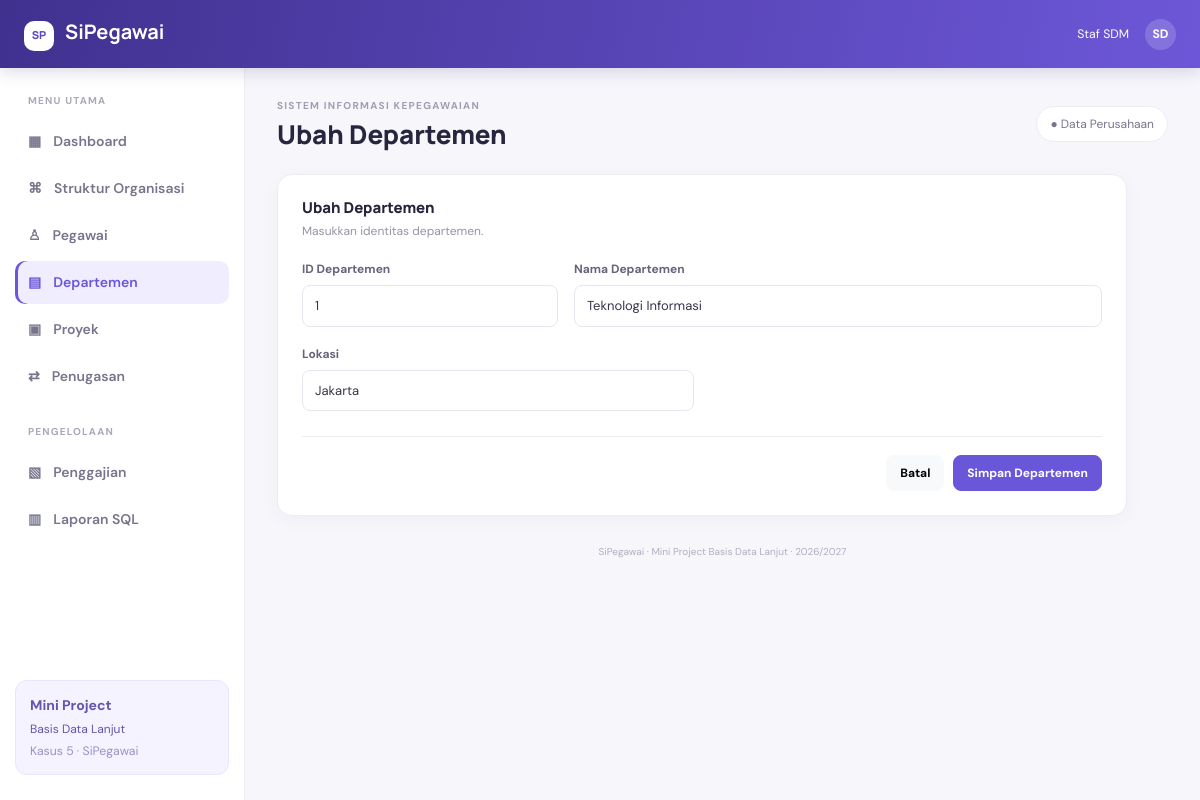
The page /index.php?page=departemen-form&id=1 on the database its author committed.
### tables this page shows
CREATE TABLE departemen (
  id_dept INT PRIMARY KEY,
  nama_dept VARCHAR(50) NOT NULL,
  lokasi VARCHAR(30)
);

### public/index.php (called while the page is built, shortened)
<?php
require_once APP_ROOT . '/app/core/Database.php';
require_once APP_ROOT . '/app/helpers.php';
require_once APP_ROOT . '/app/models/SiPegawaiModel.php';
$model = new SiPegawaiModel(Database::connection());
$page = (string)($_GET['page'] ?? 'dashboard');
$view = $page;
$data = [];
try {
    switch ($page) {
        case 'departemen-form':
            $pageTitle=isset($_GET['id'])?'Ubah Departemen':'Tambah Departemen';$id=(int)($_GET['id']??0);
            $data['department']=$id?$model->getDepartment($id):null;
            if($id && !$data['department'])throw new RuntimeException('Data departemen tidak ditemukan.');break;
    }
} catch (Throwable $e) {
    set_flash('danger',$e->getMessage());
    $page='dashboard';$view='dashboard';$pageTitle='Dashboard';$activePage='dashboard';$data=['stats'=>$model->dashboardData()];
}
extract($data, EXTR_SKIP);
require APP_ROOT . '/app/views/pages/' . $view . '.php';
require APP_ROOT . '/app/views/layout.php';

### app/helpers.php (called while the page is built, shortened)
<?php
function e($v): string { return htmlspecialchars((string)($v ?? ''), ENT_QUOTES, 'UTF-8'); }
function page_url(string $page, array $params = []): string {
    return BASE_URL . '/index.php?' . http_build_query(array_merge(['page' => $page], $params));
}

### app/models/SiPegawaiModel.php (called while the page is built, shortened)
<?php
final class SiPegawaiModel
{
    private PDO $db;
    public function __construct(PDO $db) { $this->db = $db; }
    private function one(string $sql, array $params = []): ?array {
        $s = $this->db->prepare($sql); $s->execute($params); $r = $s->fetch(); return $r ?: null;
    }
    public function getDepartment(int $id): ?array {
        return $this->one('SELECT id_dept,nama_dept,lokasi FROM departemen WHERE id_dept=?',[$id]);
    }
}

### app/core/Database.php (called while the page is built, shortened)
<?php
final class Database {
    private static ?PDO $connection = null;
    public static function connection(): PDO {
        if (self::$connection === null) {
            $c = DB_CONFIG;
            $dsn = sprintf('mysql:host=%s;dbname=%s;charset=%s', $c['host'], $c['database'], $c['charset'] ?? 'utf8mb4');
            self::$connection = new PDO($dsn, $c['username'], $c['password'], [
                PDO::ATTR_ERRMODE => PDO::ERRMODE_EXCEPTION,
                PDO::ATTR_DEFAULT_FETCH_MODE => PDO::FETCH_ASSOC,
                PDO::ATTR_EMULATE_PREPARES => false,
            ]);
        }
        return self::$connection;
    }
}

### app/views/pages/departemen-form.php (the view, shortened to what this page needs)
<?php $editing=!empty($department); ?>
<div class="form-card"><div class="panel-heading"><div><h5><?= $editing?'Ubah Departemen':'Tambah Departemen' ?></h5><p>Masukkan identitas departemen.</p></div></div>
<form method="post" action="<?= e(BASE_URL) ?>/index.php">
<div class="row g-3"><div class="col-md-4"><label class="form-label">ID Departemen</label><input class="form-control" type="number" min="1" name="id_dept" required value="<?= e($department['id_dept']??'') ?>" <?= $editing?'readonly':'' ?>></div><div class="col-md-8"><label class="form-label">Nama Departemen</label><input class="form-control" name="nama_dept" maxlength="50" required value="<?= e($department['nama_dept']??'') ?>"></div><div class="col-md-6"><label class="form-label">Lokasi</label><input class="form-control" name="lokasi" maxlength="30" value="<?= e($department['lokasi']??'') ?>"></div></div>
<div class="form-actions"><a class="btn btn-light" href="<?= e(page_url('departemen')) ?>">Batal</a><button class="btn btn-primary">Simpan Departemen</button></div></form></div>

### public/assets/css/style.css (style rules this page uses)
:root { --ink:#25243a;--muted:#85849a;--primary:#6956d9;--primary-dark:#5140bc;--bg:#f6f6fb;--line:#ececf3 }
* { box-sizing:border-box }
body { margin:0;background:var(--bg);color:var(--ink);font-family:'DM Sans',sans-serif;font-size:14px }
.stat-card,.panel-card,.form-card { background:#fff;border:1px solid var(--line);border-radius:15px;box-shadow:0 5px 20px #26225009 }
.form-card { padding:24px;max-width:850px }
.panel-heading { display:flex;justify-content:space-between;align-items:flex-start;gap:15px;margin-bottom:18px }
.panel-heading h5 { font-family:'Manrope',sans-serif;font-weight:800;font-size:15px;margin:0 0 5px }
.panel-heading p { margin:0;color:#9694a8;font-size:12px }
.btn { border-radius:8px;font-size:12px;font-weight:700;padding:8px 13px }
.btn-primary { background:var(--primary);border-color:var(--primary) }
.form-control,.form-select { border-color:#e7e6ef;border-radius:8px;font-size:13px;padding:10px 12px;color:#37354c }
.form-label { font-size:12px;font-weight:700;color:#66647b;margin-bottom:7px }
.form-actions { display:flex;justify-content:flex-end;gap:9px;margin-top:25px;padding-top:18px;border-top:1px solid var(--line) }

### rows shown on the page
departemen: id_dept "1", nama_dept "Teknologi Informasi", lokasi "Jakarta"

### other values the page prints
$pageTitle "Ubah Departemen"
